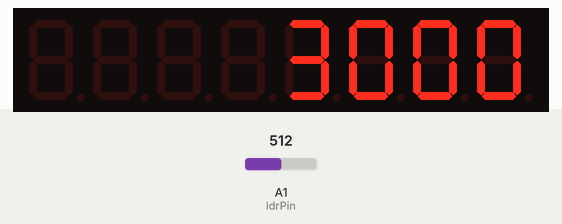
This sketch was run on a simulated Arduino Uno, built with avr-gcc and run on an emulated ATmega328P. Parts: 8-digit seven-segment display. The test bench sets the inputs (shaded band); at power-on: A1 (ldrPin) = 512.

Above: at 1.2 s.
1.3 s: A1 (ldrPin) set to 716
At 2.15 s:
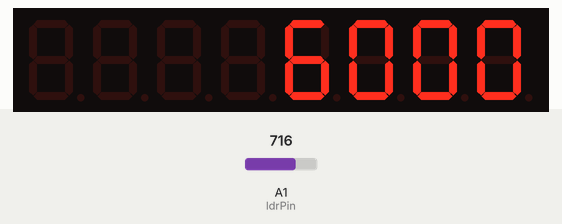
3.4 s: A1 (ldrPin) set to 1023
At 5.0 s:
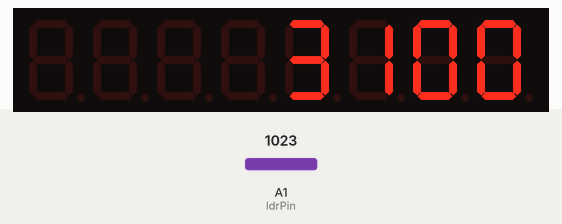
5.2 s: A1 (ldrPin) set to 122
At 6.9 s:
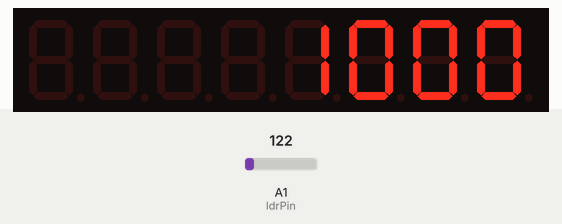
Timing chart, 0 to 8.4 s (numbered marks = the images above; inputs shaded):
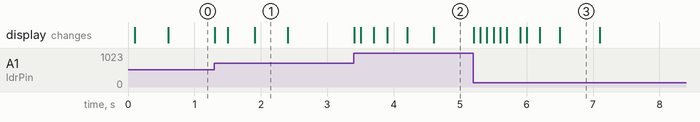

Measured:
- after the input at 3.4 s, the display: first differs from a run without the input after 0.10 s (image 2 shows a later state)
- after the input at 5.2 s, the display: first changes at once (image 3 shows a later state)
- what the display in image 1 shows lasts 0.5 s, from 1.9 s to 2.4 s
- what the display in image 3 shows lasts 0.6 s, from 6.5 s to 7.1 s

The sketch:

phot_resist_test_1.ino
```cpp
#include "LedControl.h"

LedControl lc = LedControl(7,6,5,1);

const int ldrPin = A1;  // LDR voltage divider output

unsigned long prevBright = 0;
float smoothLight = 300.0;  // initial low‑med value for smoothing

void setup() {
  lc.shutdown(0,false);
  lc.clearDisplay(0);
  // Serial.begin(9600); //uncomment to allow serial debug
}

void displayNumber(int num) {
  int d0 = num % 10;
  int d1 = (num / 10) % 10;
  int d2 = (num / 100) % 10;
  int d3 = (num / 1000) % 10;

  lc.setDigit(0,3,d0,false);
  lc.setDigit(0,2,d1,false);
  lc.setDigit(0,1,d2,false);
  lc.setDigit(0,0,d3,false);
}

void loop() {
  unsigned long now = millis();

  if (now - prevBright >= 100) {
    prevBright = now;

    int rawLight = analogRead(ldrPin);
    smoothLight = 0.9 * smoothLight + 0.1 * rawLight;

    // normalize and apply non‑linear shaping
    float norm = (float)(smoothLight - 100) / (1023 - 100);
    if (norm < 0) norm = 0;
    if (norm > 1) norm = 1;

    float shaped = pow(norm, 1.4); // tweak exponent for response curve
    // Larger exponent (> 1) → suppresses low‑end brightness (dimmer in dim light).
    int brightness = (int)(shaped * 15);

    lc.setIntensity(0, brightness);
    displayNumber(brightness);

    Serial.print("Raw LDR: ");
    Serial.print(rawLight);
    Serial.print("  Smoothed: ");
    Serial.print(smoothLight);
    Serial.print("  Norm: ");
    Serial.print(norm,3);
    Serial.print("  Brightness: ");
    Serial.println(brightness);
  }
}
```
